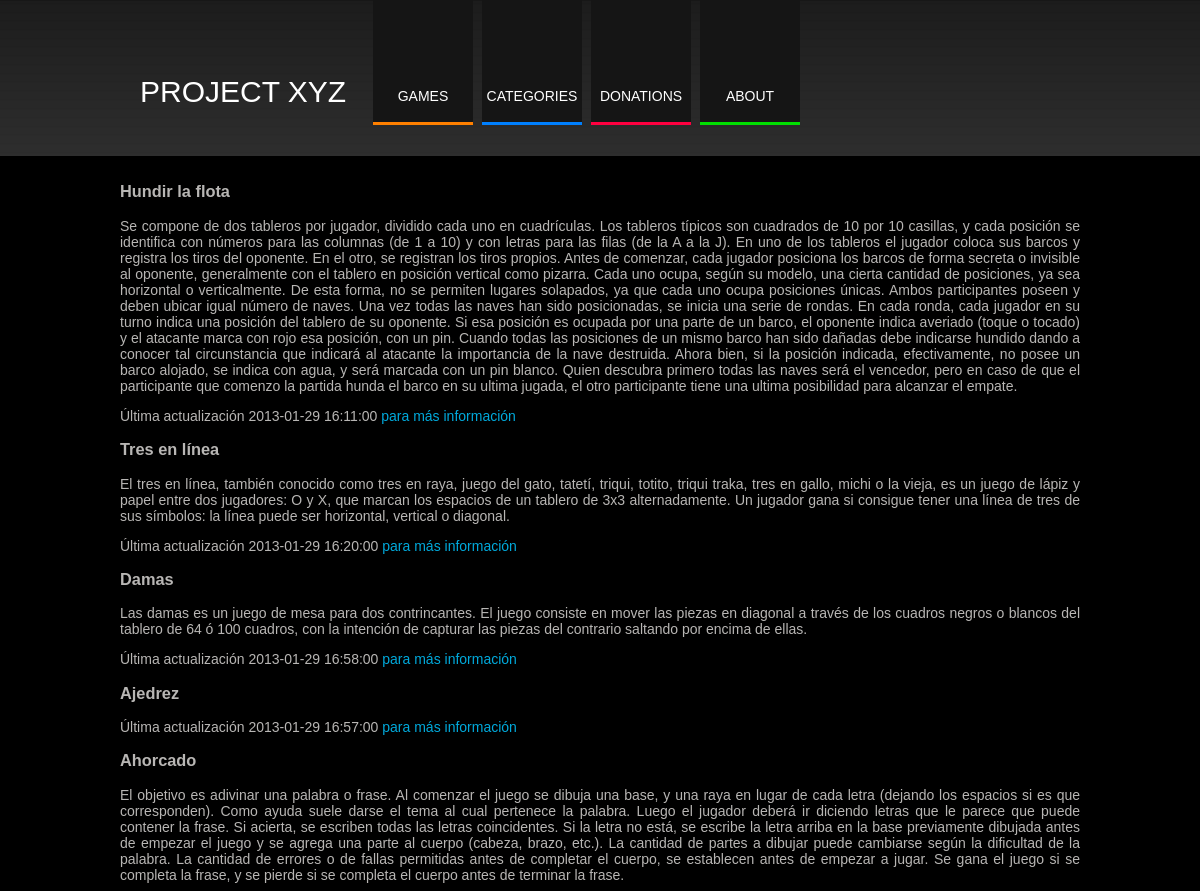
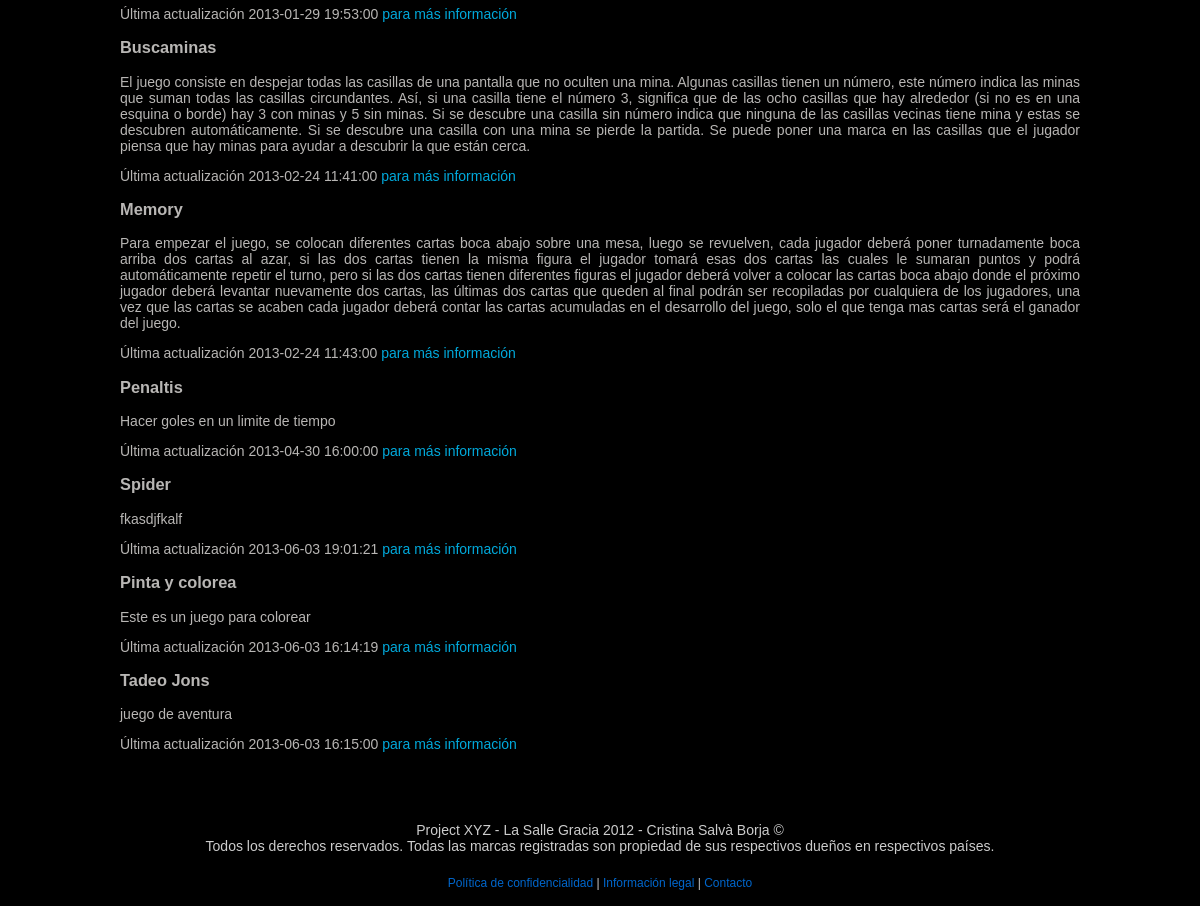
Page /search_game.php on the committed database (2 pictures, top to bottom).
### tables this page shows
CREATE TABLE IF NOT EXISTS `games` (
  `id_game` int(11) unsigned NOT NULL AUTO_INCREMENT,
  `id_parent_game` int(11) unsigned NOT NULL,
  `id_embedded` int(10) unsigned NOT NULL,
  `name_game` varchar(128) NOT NULL,
  `description_game` text NOT NULL,
  `description_short_game` text NOT NULL,
  `update` datetime NOT NULL,
  `version` int(11) unsigned NOT NULL,
  `size` int(11) unsigned NOT NULL,
  `status` char(1) NOT NULL DEFAULT '1',
  PRIMARY KEY (`id_game`)
);

### results.php (the view, shortened to what this page needs)
<?php
function datos($datos)
{
?>
<div class="results">
	<p>
	<h3><?php echo $datos['name_game']; ?></h3><?php echo $datos['description_game']; ?></p>
	<p>&Uacute;ltima actualizaci&oacute;n <?php echo $datos['update']; ?><a href="games.php?id_game=<?php echo $datos['id_game'];?>"> para m&aacute;s informaci&oacute;n </a>
	</p>
</div>
<?php
}
require_once('includes/connection.php');
$query = <<<EOD
SELECT *
FROM games
WHERE status=1
EOD;
$result = mysql_query($query,$connection) or die (mysql_error());
?>
<div id="content_results">
<?php
while ($fila = mysql_fetch_assoc($result)){
	datos($fila);
}
?>
</div>

### styles/styles.css (style rules this page uses)
body { margin:0; font-family: Arial, Helvetica, sans-serif; font-size:14px; background-color:black; }
a { cursor:auto; }
#layout #container #form_connect a, #layout #container #form_connect a:hover { text-decoration:none; color:#01A9DB; }

### rows in the picture
games: name_game "Hundir la flota", description_game "Se compone de dos tableros por jugador, dividido cada uno en cuadrículas. Los tableros típicos son cuadrados de 10 por 10 casillas, y cada posición se identifica con números para las columnas (de 1 a 10) y con letras para las filas (de la A a la J). En uno de los tableros el jugador coloca sus barcos y registra los tiros del oponente. En el otro, se registran los tiros propios. Antes de comenzar, cada jugador posiciona los barcos de forma secreta o invisible al oponente, generalmente con el tablero en posición vertical como pizarra. Cada uno ocupa, según su modelo, una cierta cantidad de posiciones, ya sea horizontal o verticalmente. De esta forma, no se permiten lugares solapados, ya que…", update "2013-01-29 16:11:00"
games: name_game "Tres en línea", description_game "El tres en línea, también conocido como tres en raya, juego del gato, tatetí, triqui, totito, triqui traka, tres en gallo, michi o la vieja, es un juego de lápiz y papel entre dos jugadores: O y X, que marcan los espacios de un tablero de 3x3 alternadamente. Un jugador gana si consigue tener una línea de tres de sus símbolos: la línea puede ser horizontal, vertical o diagonal.", update "2013-01-29 16:20:00"
games: name_game "Damas", description_game "Las damas es un juego de mesa para dos contrincantes. El juego consiste en mover las piezas en diagonal a través de los cuadros negros o blancos del tablero de 64 ó 100 cuadros, con la intención de capturar las piezas del contrario saltando por encima de ellas.", update "2013-01-29 16:58:00"
games: name_game "Ajedrez", update "2013-01-29 16:57:00"
games: name_game "Ahorcado", description_game "El objetivo es adivinar una palabra o frase. Al comenzar el juego se dibuja una base, y una raya en lugar de cada letra (dejando los espacios si es que corresponden). Como ayuda suele darse el tema al cual pertenece la palabra. Luego el jugador deberá ir diciendo letras que le parece que puede contener la frase. Si acierta, se escriben todas las letras coincidentes. Si la letra no está, se escribe la letra arriba en la base previamente dibujada antes de empezar el juego y se agrega una parte al cuerpo (cabeza, brazo, etc.). La cantidad de partes a dibujar puede cambiarse según la dificultad de la palabra. La cantidad de errores o de fallas permitidas antes de completar el cuerpo, se…", update "2013-01-29 19:53:00"
games: name_game "Buscaminas", description_game "El juego consiste en despejar todas las casillas de una pantalla que no oculten una mina. Algunas casillas tienen un número, este número indica las minas que suman todas las casillas circundantes. Así, si una casilla tiene el número 3, significa que de las ocho casillas que hay alrededor (si no es en una esquina o borde) hay 3 con minas y 5 sin minas. Si se descubre una casilla sin número indica que ninguna de las casillas vecinas tiene mina y estas se descubren automáticamente. Si se descubre una casilla con una mina se pierde la partida. Se puede poner una marca en las casillas que el jugador piensa que hay minas para ayudar a descubrir la que están cerca.", update "2013-02-24 11:41:00"
games: name_game "Memory", description_game "Para empezar el juego, se colocan diferentes cartas boca abajo sobre una mesa, luego se revuelven, cada jugador deberá poner turnadamente boca arriba dos cartas al azar, si las dos cartas tienen la misma figura el jugador tomará esas dos cartas las cuales le sumaran puntos y podrá automáticamente repetir el turno, pero si las dos cartas tienen diferentes figuras el jugador deberá volver a colocar las cartas boca abajo donde el próximo jugador deberá levantar nuevamente dos cartas, las últimas dos cartas que queden al final podrán ser recopiladas por cualquiera de los jugadores, una vez que las cartas se acaben cada jugador deberá contar las cartas acumuladas en el desarrollo del juego, solo…", update "2013-02-24 11:43:00"
games: name_game "Penaltis", description_game "Hacer goles en un limite de tiempo", update "2013-04-30 16:00:00"
games: name_game "Spider", description_game "fkasdjfkalf", update "2013-06-03 19:01:21"
games: name_game "Pinta y colorea", description_game "Este es un juego para colorear", update "2013-06-03 16:14:19"
games: name_game "Tadeo Jons", description_game "juego de aventura", update "2013-06-03 16:15:00"

### other values in the picture
$info "Project XYZ - La Salle Gracia 2012 - Cristina Salvà Borja © Todos los derechos reservados. Todas las marcas registradas son propiedad de sus respectivos dueños en respectivos países."
